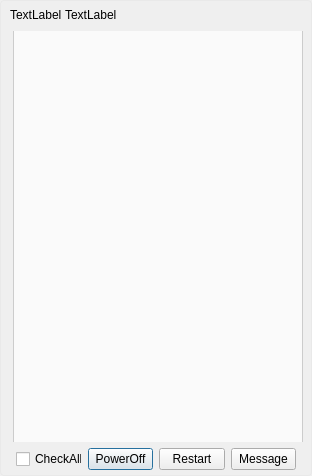
<?xml version="1.0" encoding="UTF-8"?>
<ui version="4.0">
 <class>TerminaldesktopList</class>
 <widget class="QDialog" name="TerminaldesktopList">
  <property name="geometry">
   <rect>
    <x>0</x>
    <y>0</y>
    <width>312</width>
    <height>476</height>
   </rect>
  </property>
  <property name="minimumSize">
   <size>
    <width>312</width>
    <height>350</height>
   </size>
  </property>
  <property name="maximumSize">
   <size>
    <width>500</width>
    <height>700</height>
   </size>
  </property>
  <property name="mouseTracking">
   <bool>true</bool>
  </property>
  <property name="windowTitle">
   <string>Dialog</string>
  </property>
  <property name="styleSheet">
   <string notr="true">QDialog{
border:1px solid #e9e9e9;
border-radius:4px;
}
QDialog#DesktopListDialog{
	background-image:url(&quot;:image/resource/image/skin_expand.png&quot;);
}

QWidget#scrollAreaWidgetContents{
	padding:0px;
	margin-left:0px;
	margin-right:2px;
	border-left:1px solid #cccccc;
	border-right:1px solid #cccccc;
	padding-top: 2px;
	padding-bottom: 2px;
	background: #fafafa;
}

QScrollBar:vertical {
border: 0px groove #fafafa;
/*padding-right:2px;*/
/*padding-left:1px;*/
/*margin-right:1px;*/
/*background: #fafafa;/*#474747*/
/*background-image:url(&quot;:image/resource/image/skin_expand.png&quot;);*/
/*width: 16px;*/
background: #ffffff;
width: 14px;
}
QScrollBar::handle:vertical {
background: #b5b5b5;
border:2px solid #b5b5b5;
/*border-color:#cccccc*/
border-radius:4px;
padding:4px;
padding-right:3px;
margin-left:3px;
margin-right:3px;
/*background-image:url(&quot;:image/resource/image/skin_expand.png&quot;);*/
/*min-height: 20px;*/
width: 8px;
}
QScrollBar::add-page:vertical, QScrollBar::sub-page:vertical {
background:#fafafa;
/*background: #474747;*/
/*background-image:url(&quot;:image/resource/image/skin_expand.png&quot;);*/
}

QScrollBar::add-line:vertical {
background:#fafafa;
}

QScrollBar::sub-line:vertical {
background:#fafafa;
}

/*QScrollBar::up-arrow:vertical, QScrollBar::down-arrow:vertical {
border: 0px solid grey;
width: 3px;
height: 3px;
background: black;*/
/*background-image:url(&quot;:image/resource/image/skin_expand.png&quot;);*/
/*}*/



</string>
  </property>
  <layout class="QVBoxLayout" name="verticalLayout">
   <property name="leftMargin">
    <number>0</number>
   </property>
   <property name="topMargin">
    <number>0</number>
   </property>
   <property name="rightMargin">
    <number>0</number>
   </property>
   <property name="bottomMargin">
    <number>3</number>
   </property>
   <item>
    <layout class="QHBoxLayout" name="horizontalLayout_top">
     <property name="spacing">
      <number>3</number>
     </property>
     <property name="leftMargin">
      <number>10</number>
     </property>
     <property name="topMargin">
      <number>5</number>
     </property>
     <property name="rightMargin">
      <number>10</number>
     </property>
     <item>
      <widget class="QLabel" name="label_corner">
       <property name="text">
        <string>TextLabel</string>
       </property>
      </widget>
     </item>
     <item>
      <widget class="QLabel" name="label_title">
       <property name="text">
        <string>TextLabel</string>
       </property>
      </widget>
     </item>
     <item>
      <spacer name="horizontalSpacer">
       <property name="orientation">
        <enum>Qt::Horizontal</enum>
       </property>
       <property name="sizeHint" stdset="0">
        <size>
         <width>40</width>
         <height>20</height>
        </size>
       </property>
      </spacer>
     </item>
    </layout>
   </item>
   <item>
    <widget class="QWidget" name="scrollWidget" native="true">
     <layout class="QVBoxLayout" name="verticalLayout_3">
      <property name="leftMargin">
       <number>13</number>
      </property>
      <property name="topMargin">
       <number>0</number>
      </property>
      <property name="rightMargin">
       <number>7</number>
      </property>
      <property name="bottomMargin">
       <number>0</number>
      </property>
      <item>
       <widget class="QScrollArea" name="scrollArea_desktopList">
        <property name="maximumSize">
         <size>
          <width>16777215</width>
          <height>16777215</height>
         </size>
        </property>
        <property name="styleSheet">
         <string notr="true">/*QScrollArea{
	border-top: 1px solid #cccccc;
	border-bottom: 1px solid #cccccc;
}*/</string>
        </property>
        <property name="frameShape">
         <enum>QFrame::NoFrame</enum>
        </property>
        <property name="lineWidth">
         <number>0</number>
        </property>
        <property name="verticalScrollBarPolicy">
         <enum>Qt::ScrollBarAsNeeded</enum>
        </property>
        <property name="horizontalScrollBarPolicy">
         <enum>Qt::ScrollBarAlwaysOff</enum>
        </property>
        <property name="widgetResizable">
         <bool>true</bool>
        </property>
        <property name="alignment">
         <set>Qt::AlignCenter</set>
        </property>
        <widget class="QWidget" name="scrollAreaWidgetContents">
         <property name="geometry">
          <rect>
           <x>0</x>
           <y>0</y>
           <width>292</width>
           <height>408</height>
          </rect>
         </property>
        </widget>
       </widget>
      </item>
     </layout>
    </widget>
   </item>
   <item>
    <layout class="QHBoxLayout" name="horizontalLayout_bottom">
     <property name="sizeConstraint">
      <enum>QLayout::SetDefaultConstraint</enum>
     </property>
     <property name="leftMargin">
      <number>16</number>
     </property>
     <property name="rightMargin">
      <number>16</number>
     </property>
     <property name="bottomMargin">
      <number>3</number>
     </property>
     <item>
      <widget class="QCheckBox" name="checkall">
       <property name="text">
        <string>CheckAll</string>
       </property>
      </widget>
     </item>
     <item>
      <widget class="QPushButton" name="pushBtn_poweroff">
       <property name="text">
        <string>PowerOff</string>
       </property>
      </widget>
     </item>
     <item>
      <widget class="QPushButton" name="pushBtn_restart">
       <property name="text">
        <string>Restart</string>
       </property>
      </widget>
     </item>
     <item>
      <widget class="QPushButton" name="pushBtn_msg">
       <property name="text">
        <string>Message</string>
       </property>
      </widget>
     </item>
    </layout>
   </item>
  </layout>
 </widget>
 <resources/>
 <connections/>
</ui>
